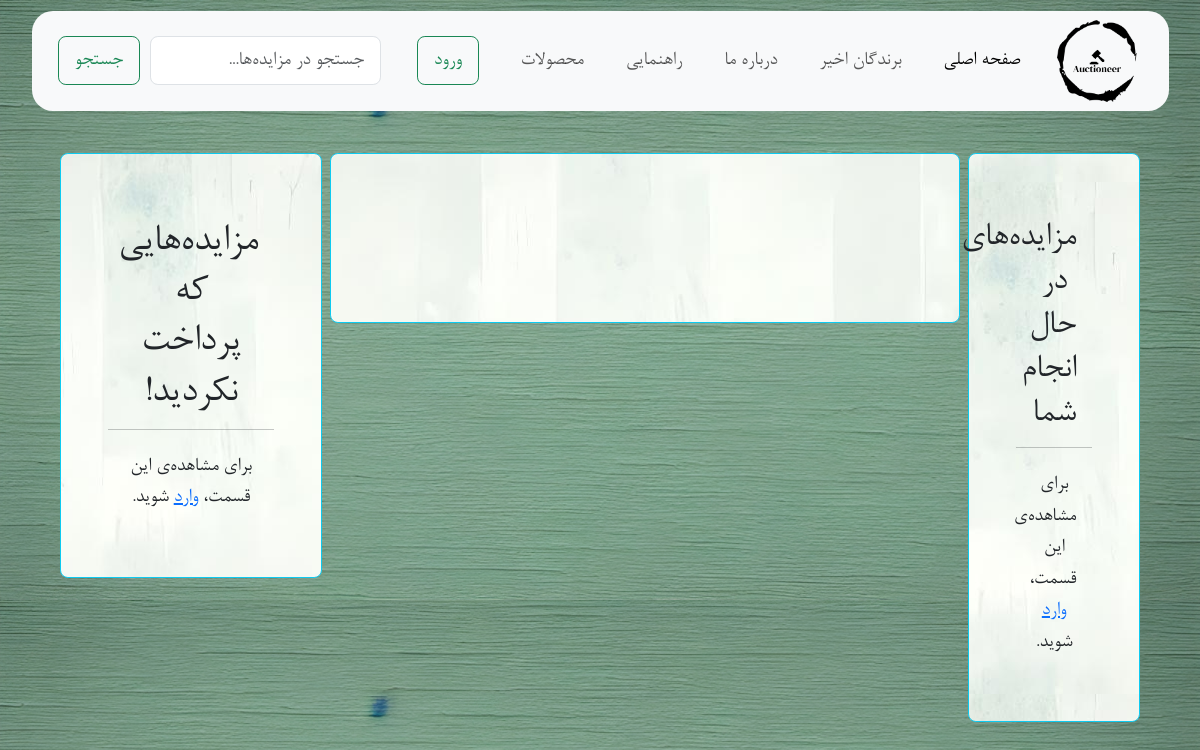
The app's page /, older data.
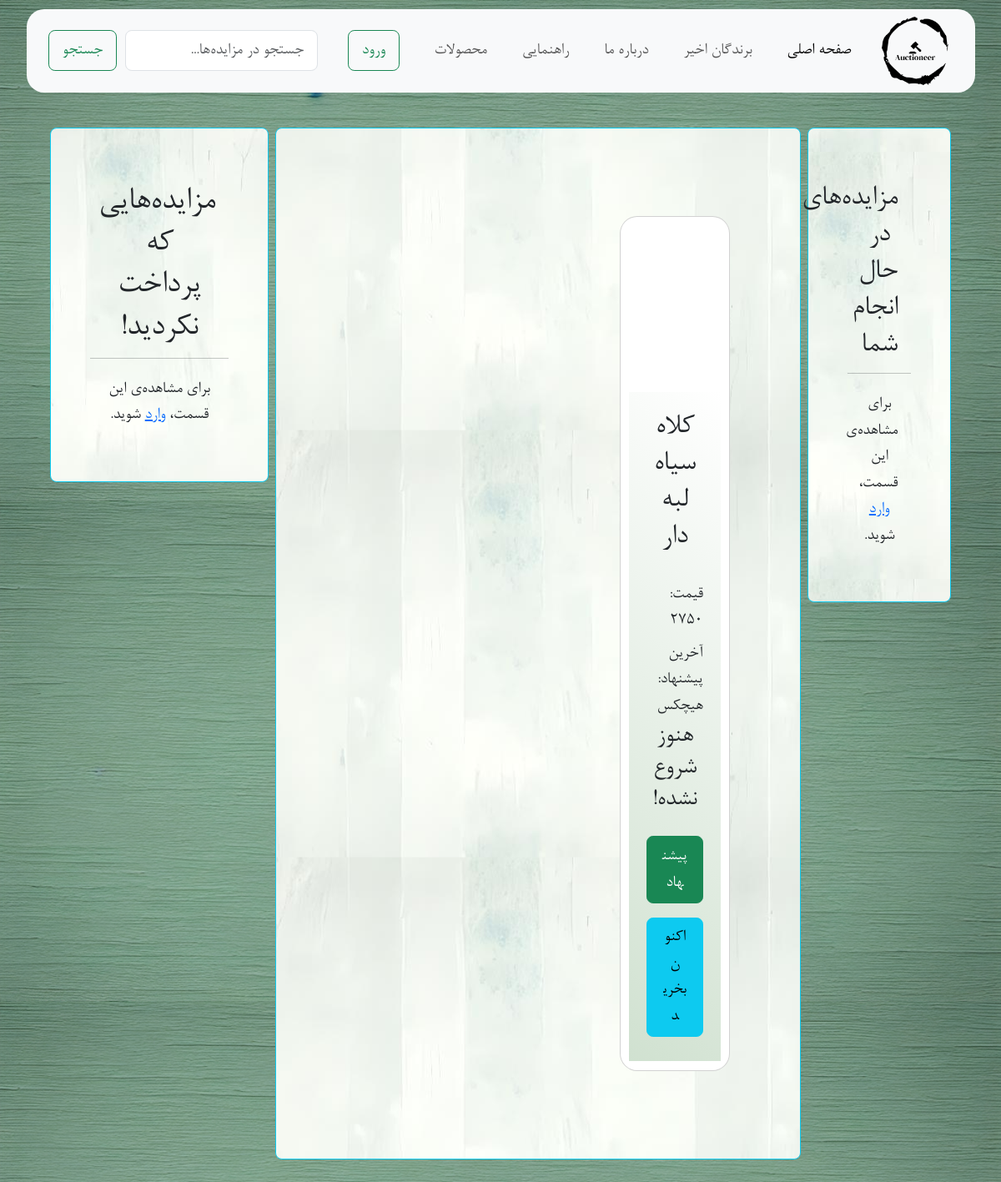
The same page, newer data.
### base/models.py (models this page shows)
class Auction(models.Model):
    product = models.ForeignKey(Product, on_delete=models.CASCADE)
    start_time = models.DateTimeField(default=timezone.now)
    end_time = models.DateTimeField(null=True, blank=True)
    current_price = models.DecimalField(max_digits=10, decimal_places=0)
    bid_duration = models.IntegerField()
    last_bid = models.ForeignKey(Bid, on_delete=models.SET_NULL, null=True, blank=True, related_name="auction_last_bid")
    has_paid = models.BooleanField(default=False)
    class Meta:
        ordering = ['-start_time']

class Product(models.Model):
    company = models.ForeignKey(Company, on_delete=models.CASCADE)
    name = models.CharField(max_length=255)
    price = models.DecimalField(max_digits=10, decimal_places=0)
    description = models.TextField(null=True, blank=True)
    category = models.CharField(max_length=50, choices=[(ca.value, ca.name) for ca in Category])
    image = models.ImageField(upload_to="uploads/products/", null=True, blank=True)

### base/views.py (the view)
# urls.py: path('', views.home, name="home"),
def home(request):
    error = request.GET.get('error')
    q = request.GET.get('q') if request.GET.get('q') != None else ''
    now = timezone.now()
    if request.method == "POST":
        if not request.user.is_authenticated:
            return redirect('/login/')
        addToCart(request.POST.get('product'), request.user)
    auctions = Auction.objects.filter(
        Q(product__name__icontains=q) |
        Q(product__company__name__icontains=q) |
        Q(product__description__icontains=q)
    ).exclude(
        end_time__lt=now - timedelta(hours=2)
    )
    if request.user.is_authenticated:
        won_auctions = Auction.objects.exclude(end_time=None).filter(last_bid__user=request.user).exclude(
            has_paid=True).distinct()
        active_auctions = Auction.objects.filter(bids__user=request.user, end_time=None).distinct()
    else:
        won_auctions = None
        active_auctions = None
    context = {'auctions': auctions, "active_auctions": active_auctions, 'won_auctions': won_auctions,
               'BID_STEP': -BID_STEP, "error": error}
    return render(request, 'base/home.html', context)

### base/templates/base/home.html (shortened to what the changed rows need)
{% extends "main.html" %}
{% block content %}
{% load static %}
<br/>
<div class="row justify-content-center custom-width m-auto">
    <div class="col-12 col-lg-7 rounded p-3 border border-info d-flex flex-column background_auction custom-height">
        <div class="row">
            {% for auction in auctions %}
            {% include "auction-card.html" with auction=auction %}
            {% endfor %}
        </div>
    </div>
    <div class="col-12 col-lg-3 text-center h-100 won-auctions-container">
        <div class="rounded p-1 h-100 border border-info background_user_items">
            <h2>مزایده‌هایی که پرداخت نکردید!</h2>
        </div>
    </div>
</div>
{% endblock content %}

### base/templates/auction-card.html (shortened to what this page needs)
{% load static %}
<div class="col-12 col-md-6 col-lg-4 my-3">
  <a class="text-decoration-none text-dark" href="{% url 'auction' auction.id %}">
    <div class="card p-2 mb-4 rounded-4 h-100">
      <div class="card-body auction-card-shade d-flex flex-column align-items-stretch justify-content-between">
        <h3 class="card-title text-center">{{ auction.product.name }}</h3>
        <div class="card-text">
          <div id="{{ auction.id }}-price" class="margin_text">
            قیمت: {{ auction.current_price }}
          </div>
          <div id="{{ auction.id }}-last-bidder" class="=margin_text">
            {% if auction.end_time %}
              برنده:
            {% else %}
              آخرین پیشنهاد:
            {% endif %}
            {% if auction.last_bid %}
            <a href="{% url 'user-profile' auction.last_bid.user.id %}">
              {{ auction.last_bid.user.username }}
            </a>
            {% else %} هیچکس {% endif %}
          </div>
          <h4 id="{{ auction.id }}-time" class="w-100 text-center margin_text">
            {% if not auction.last_bid %}
              هنوز شروع نشده!
            {% elif auction.end_time %}
              فروخته شد!
            {% else %}
              00:00
            {% endif %}
          </h4>
        </div>
        <div class="d-flex flex-column align-items-stretch gap-2 ">
          <form method="post" action="{% url 'create-bid-home' auction.id %}">
            <button
            id="{{ auction.id }}-bid-button"
            class="btn btn-success w-100 "
            type="submit">
              پیشنهاد
            </button>
          </form>
          <form method="post">
                  <button type="submit" class="btn btn-info w-100 double_btn">اکنون بخرید</button>
          </form>
        </div>
      </div>
    </div>
  </a>
</div>

Row changes from the older to the newer data that the page shows:
added Auction: product.name "کلاه سیاه لبه دار", current_price "2750", shows "آخرین پیشنهاد:", shows "هیچکس", shows "هنوز شروع نشده!"
